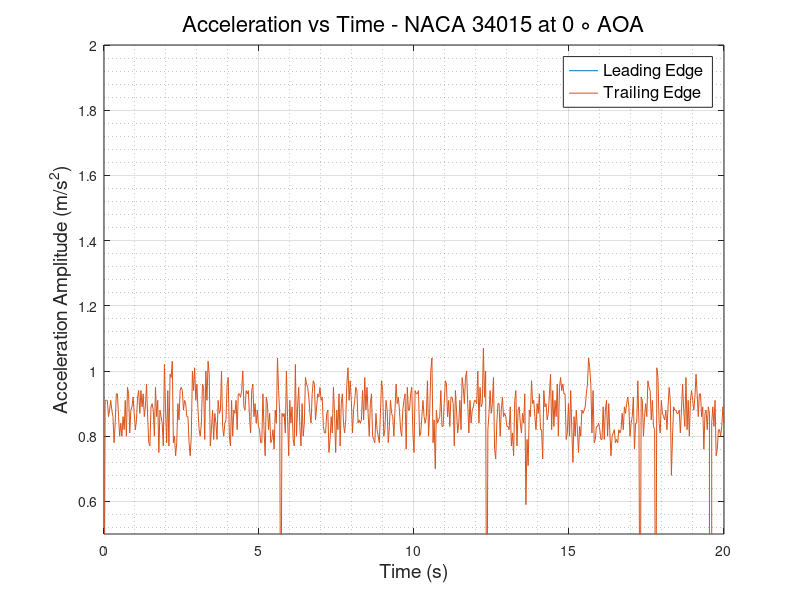
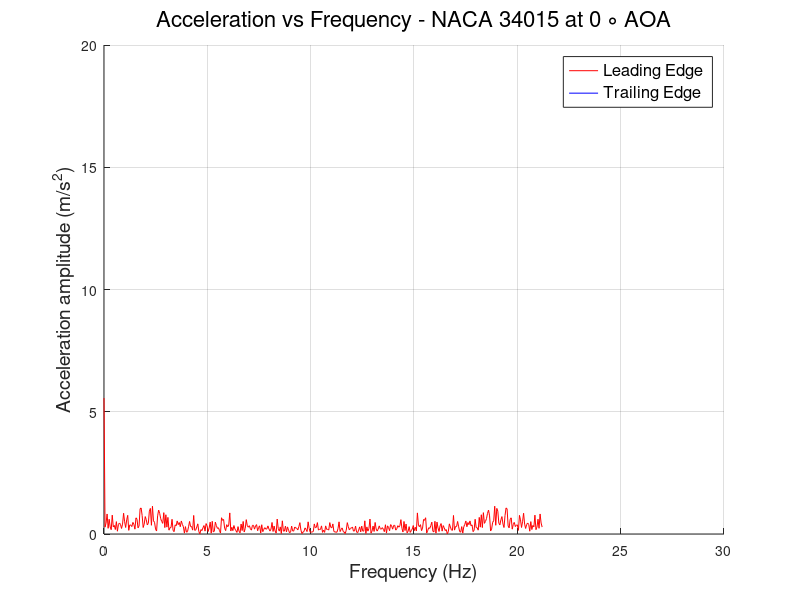

MATLAB code for these plots, in order:
clc
clear
close all
%% READING ACCELEROMETER DATA and defining Variables
                        % LEADING EDGE %
data   = xlsread('LE_600rpm.csv');
LE_time   = data(:,1);
LE_X_acc  = data(:,2);
LE_Y_acc  = data(:,3);
LE_Z_acc  = data(:,4);
LE_R_acc  = sqrt(LE_X_acc.^2 + LE_Y_acc.^2 + LE_Z_acc.^2);
% plot(LE_time,LE_R_acc)
N      = numel(LE_time);
Ts     = abs(diff(LE_time(1:2)));
fs     = 1/Ts;
f_axis = [0:N-1]*fs/N;
A_freq_LE = fft(LE_Z_acc);
figure(1) 
plot(LE_time,LE_Z_acc)
hold on
figure(2)
hold on
plot(f_axis,abs(A_freq_LE),'-r','LineWidth',0.5)
grid on 
grid minor
                        % TRAILING EDGE %
data   = xlsread('TE_600rpm.csv');
TE_time   = data(:,1);
TE_X_acc  = data(:,2);
TE_Y_acc  = data(:,3);
TE_Z_acc  = data(:,4);
TE_R_acc  = sqrt(TE_X_acc.^2 + TE_Y_acc.^2 + TE_Z_acc.^2);
% plot(TE_time,TE_R_acc)
N      = numel(TE_time);
Ts     = abs(diff(TE_time(1:2)));
fs     = 1/Ts;
f_axis = [0:N-1]*fs/N;
A_freq_TE = fft(TE_Z_acc);
figure(1)
plot(TE_time, TE_Z_acc)
grid on
grid minor
xlabel('Time (s)','FontSize',14,'FontWeight','normal')
ylabel('Acceleration Amplitude (m/s^2)','FontSize',14,'FontWeight','normal')
legend ('Leading Edge','Trailing Edge','FontSize',12,'FontWeight','normal')
title('Acceleration vs Time - NACA 34015 at 0 \circ AOA','FontSize',16,'FontWeight','normal')
ylim([0.5 2])
figure(2)
plot(f_axis,abs(A_freq_TE),'-b','LineWidth',0.5)
grid on 
grid minor
ylabel('Acceleration amplitude (m/s^2)','FontSize',14,'FontWeight','normal')
xlabel('Frequency (Hz)','FontSize',14,'FontWeight','normal')
ylim([0 20])
legend ('Leading Edge','Trailing Edge','FontSize',12,'FontWeight','normal')
title('Acceleration vs Frequency - NACA 34015 at 0 \circ AOA','FontSize',16,'FontWeight','normal')